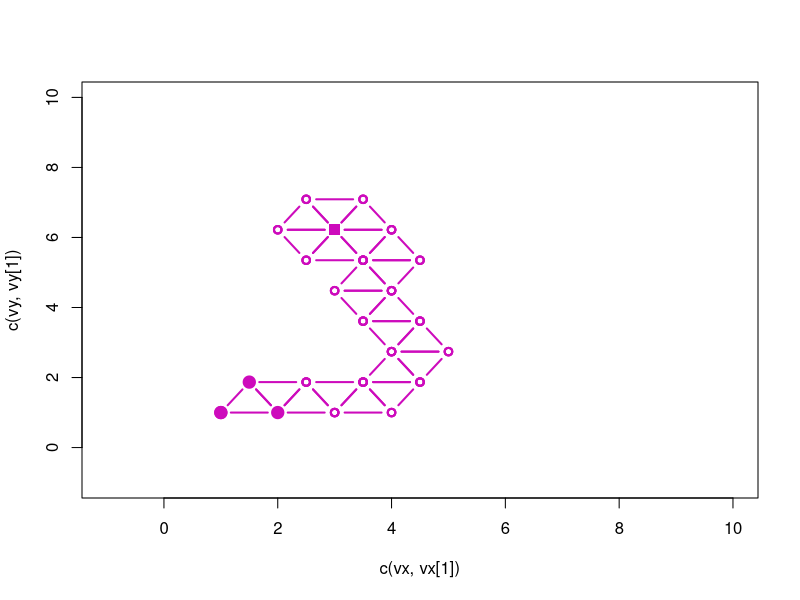

The R script that drew this image: (Note: this script raises an error after producing the figure.)
# set up grid of x,y values for use in plotting
x = seq(0,10,1)
y = seq(0,10,1)

# function to calculate response for simplex vertices
response = function(a,b){5.5 + 1.5*a + 0.6*b - 0.15*a^2 - 0.0254*b^2 - 0.0857*a*b}

# values to define location and step-size for first simplex
a = 1
b = 1
sa = 1
sb = 1

# create vectors for the simplex points and responses
VX = rep(NA,100)
VY = rep(NA,100)
VZ = rep(NA,100)
INDEX = rep(NA,100)

# calculate responses for initial simplex
vx = c(a, a+sa, a + 0.5*sa)
vy = c(b, b, b + 0.87*sb)
vz = response(vx,vy)

# sort worst-to-best with worst in first row, best in third row
vx = vx[order(vz)]
vy = vy[order(vz)]
vz = vz[order(vz)]

# store values
VX[1:3] = vx
VY[1:3] = vy
VZ[1:3] = vz

vx_temp = rep(NA,3)
vy_temp = rep(NA,3)
vz_temp = rep(NA,3)

# plot initial simplex
plot(x = c(vx, vx[1]), y = c(vy, vy[1]),
     xlim = c(-1,10), ylim = c(-1,10),
     type = "b", pch = 19, cex = 1.5, col = 6, lwd = 2)

# loop here

for (i in 1:20){

# save response for worst
worst = vz[1]

# reject worst and calulate new vertex for next simplex
vx[1] = vx[2] + vx[3] - vx[1]
vy[1] = vy[2] + vy[3] - vy[1]
vz[1] = response(vx[1], vy[1])

# plot new simplex
# lines(x = c(vx, vx[1]), y = c(vy, vy[1]),
#       type = "b", pch = 19, col = "blue")

# if then to determine if simplex must change direction
# first, check to see new vertex is smaller than next-best or
# have a negative vertex
if (vx[1] < 0 | vy[1] < 0 | vz[1] < worst | vx[1] > 10 | vy[1] > 10){
  vz[2] = -1000
  vx = vx[order(vz)]
  vy = vy[order(vz)]
  vz = vz[order(vz)]
  VX[i:(i+2)] = vx
  VY[i:(i+2)] = vy
  VZ[i:(i+2)] = vz
  lines(x = c(vx, vx[1]), y = c(vy, vy[1]),
        type = "b", col = 6)
  # next

# } else if (vz[1] < worst){
#   vz[2] = -1000
#    vx = vx[order(vz)]
#    vy = vy[order(vz)]
#    vz = vz[order(vz)]
#    VX[i:(i+2)] = vx
#    VY[i:(i+2)] = vy
#    VZ[i:(i+2)] = vz
#    lines(x = c(vx, vx[1]), y = c(vy, vy[1]),
#          type = "b", col = 6, lwd = 2)
#    next
} else {
  vz[2] = 0
  vx = vx[order(vz)]
  vy = vy[order(vz)]
  vz = vz[order(vz)]
  VX[i:(i+2)] = vx
  VY[i:(i+2)] = vy
  VZ[i:(i+2)] = vz
  lines(x = c(vx, vx[1]), y = c(vy, vy[1]),
        type = "b", col = 6, lwd = 2)
  # next
 }
}
max_response = which.max(VZ)
points(x = VX[max_response], y = VY[max_response],
       pch = 15, col = 6, cex = 1.5, lwd = 2)

response = function(a,b){5.5 + 1.5*a + 0.6*b - 0.15*a^2 - 0.0254*b^2 - 0.0857*a*b}
z = outer(x,y,response)
contour2D(z,x,y, lwd = 2, colkey = FALSE, add = TRUE)
